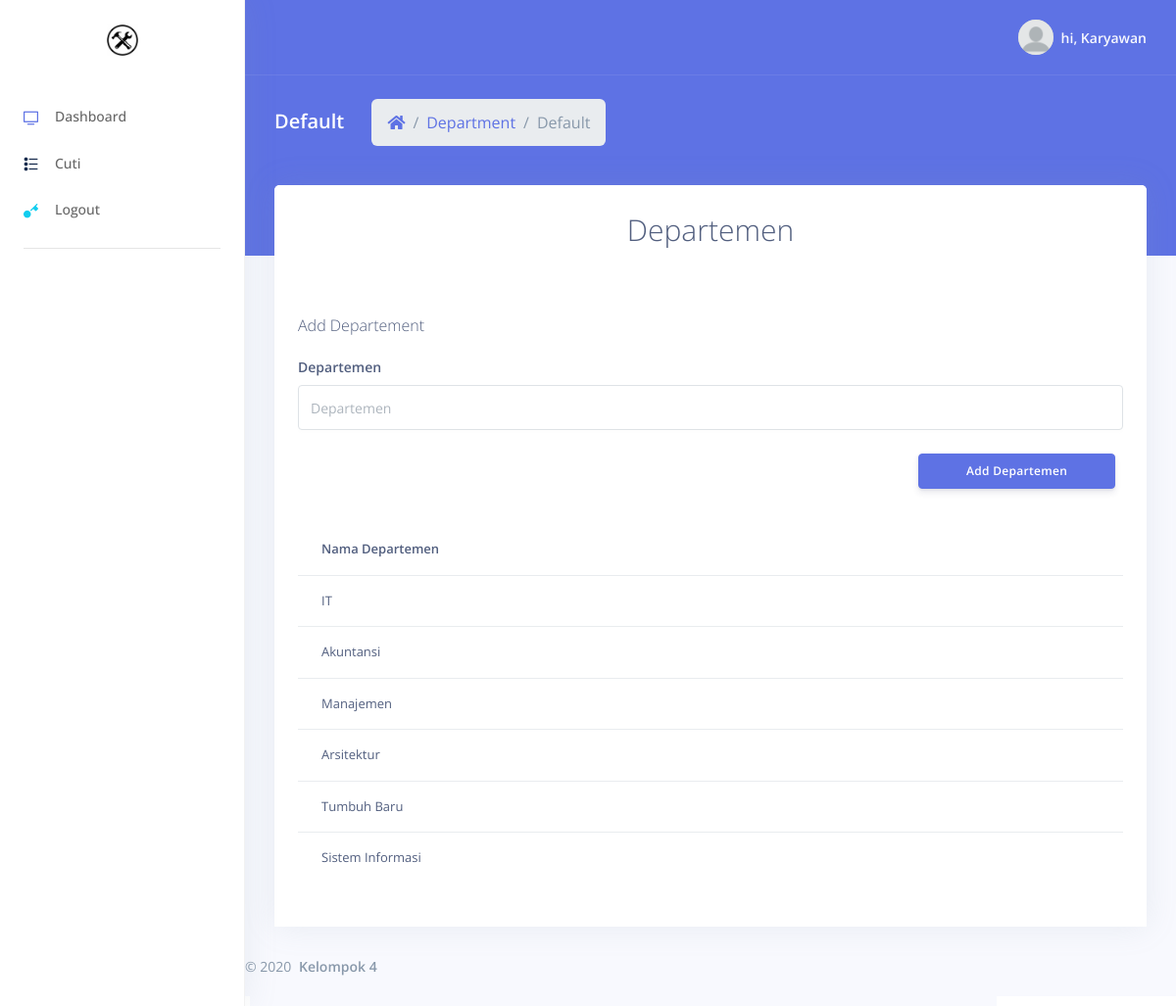
Screenshot of /examples/departemen.php (signed in) with the database file from the repository.
### tables this page shows
CREATE TABLE `departemen` (
  `id` int(255) NOT NULL,
  `departemen` varchar(255) NOT NULL
);

### examples/departemen.php (the view, shortened to what this page needs)
<?php
$conn = mysqli_connect("localhost","root","","test");
                $query="SELECT * FROM departemen";
                $hasil = mysqli_query($conn,$query);
?>
<!DOCTYPE html>
<html>
<head>
  <link rel="stylesheet" href="../assets/vendor/nucleo/css/nucleo.css" type="text/css">
  <link rel="stylesheet" href="../assets/vendor/@fortawesome/fontawesome-free/css/all.min.css" type="text/css">
  <link rel="stylesheet" href="../assets/css/argon.css?v=1.2.0" type="text/css">
</head>
<body>
  <nav class="sidenav navbar navbar-vertical  fixed-left  navbar-expand-xs navbar-light bg-white" id="sidenav-main">
    <div class="scrollbar-inner">
      <div class="sidenav-header  align-items-center">
        <a class="navbar-brand" href="javascript:void(0)">
          <img src="../assets/img/brand/tumbuhbaru.png" class="navbar-brand-img" alt="...">
        </a>
      </div>
      <div class="navbar-inner">
        <div class="collapse navbar-collapse" id="sidenav-collapse-main">
          <ul class="navbar-nav">
            <li class="nav-item">
              <a class="nav-link" href="dashboard.php">
                <i class="ni ni-tv-2 text-primary"></i>
                <span class="nav-link-text">Dashboard</span>
              </a>
            </li>
            <li class="nav-item">
              <a class="nav-link" href="tables.php">
                <i class="ni ni-bullet-list-67 text-default"></i>
                <span class="nav-link-text">Cuti</span>
              </a>
            </li>
            <li class="nav-item">
              <a class="nav-link" href="logout.php">
                <i class="ni ni-key-25 text-info"></i>
                <span class="nav-link-text">Logout</span>
              </a>
            </li>
          </ul>
          <hr class="my-3">
        </div>
      </div>
    </div>
  </nav>
  <div class="main-content" id="panel">
    <nav class="navbar navbar-top navbar-expand navbar-dark bg-primary border-bottom">
      <div class="container-fluid">
        <div class="collapse navbar-collapse" id="navbarSupportedContent">
          <ul class="navbar-nav align-items-center  ml-auto ml-md-0 ">
            <li class="nav-item dropdown">
              <a class="nav-link pr-0" href="#" role="button" data-toggle="dropdown" aria-haspopup="true" aria-expanded="false">
                <div class="media align-items-center">
                  <span class="avatar avatar-sm rounded-circle">
                    <img alt="Image placeholder" src="../assets/img/theme/blank.png">
                  </span>
                  <div class="media-body  ml-2  d-none d-lg-block">
                    <span class="mb-0 text-sm  font-weight-bold">
                    <?php
                        if(isset($_SESSION['name'])){
                          echo "hi, ", $_SESSION['name'];
                        }
                      ?>
                    </span>
                  </div>
                </div>
              </a>
            </li>
          </ul>
        </div>
      </div>
    </nav>
    <div class="header bg-primary pb-6">
      <div class="container-fluid">
        <div class="header-body">
          <div class="row align-items-center py-4">
            <div class="col-lg-6 col-7">
              <h6 class="h2 text-white d-inline-block mb-0">Default</h6>
              <nav aria-label="breadcrumb" class="d-none d-md-inline-block ml-md-4">
                <ol class="breadcrumb breadcrumb-links breadcrumb-dark">
                  <li class="breadcrumb-item"><a href="#"><i class="fas fa-home"></i></a></li>
                  <li class="breadcrumb-item"><a href="#">Department</a></li>
                  <li class="breadcrumb-item active" aria-current="page">Default</li>
                </ol>
              </nav>
            </div>
          </div>
        </div>
      </div>
    </div>
    <div class="container-fluid mt--6">
      <div class="row">
        <div class="col-xl-12">
          <div class="card">
            <div class="card-header border-0">
              <div class="row align-items-center">
                <div class="col">
                  <p style="font-size:30px;text-align:center;">Departemen<p>
                  <br />
                  <p> Add Departement </p>
                    <form  method="POST" action="dptadd.php">
                      <div class="form-group">
                        <label class="form-control-label" for="input-last-name">Departemen</label>
                        <input type="text" class="form-control" placeholder="Departemen" name="departemen" required>
                      </div>
                      <input style="display:block; float:right;clear:right;" type="submit" class="btn btn-sm btn-primary px-5 py-2" value="Add Departemen"></br></br></br>
                    </form>
                    <table class="table align-items-center table-flush">
                        <tr>
                            <th scope="col" class="sort" data-sort="departement">Nama Departemen </td>
                        </tr>
                      <?php while($data=mysqli_fetch_array($hasil)){ ?>
                        <tr>
                            <td><?php echo $data['departemen'] ?> </td>
                        </tr>
                        <?php } ?>
                    </table>
                  <br />
                </div>
              </div>
            </div>
          </div>
        </div>
        </div>
      </div>
      <footer class="footer pt-0">
        <div class="row align-items-center justify-content-lg-between">
          <div class="col-lg-6">
            <div class="copyright text-center  text-lg-left  text-muted">
              &copy; 2020 <a class="font-weight-bold ml-1" target="_blank">Kelompok 4</a>
            </div>
          </div>
        </div>
      </footer>
    </div>
</body>
</html>

### rows the page displays
departemen: departemen "IT"
departemen: departemen "Akuntansi"
departemen: departemen "Manajemen"
departemen: departemen "Arsitektur"
departemen: departemen "Tumbuh Baru"
departemen: departemen "Sistem Informasi"

### other values shown
$_SESSION['name'] "Karyawan"
